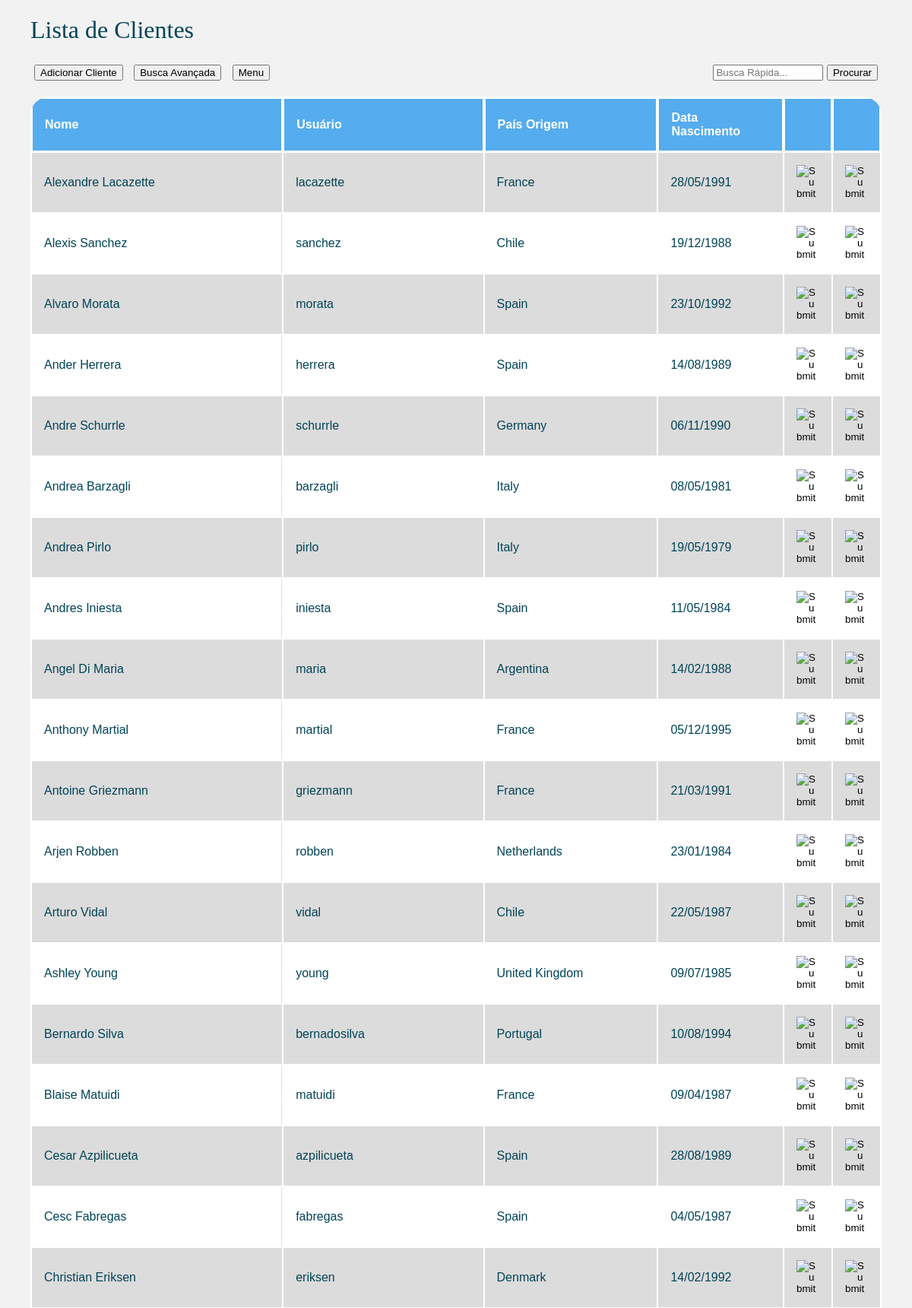
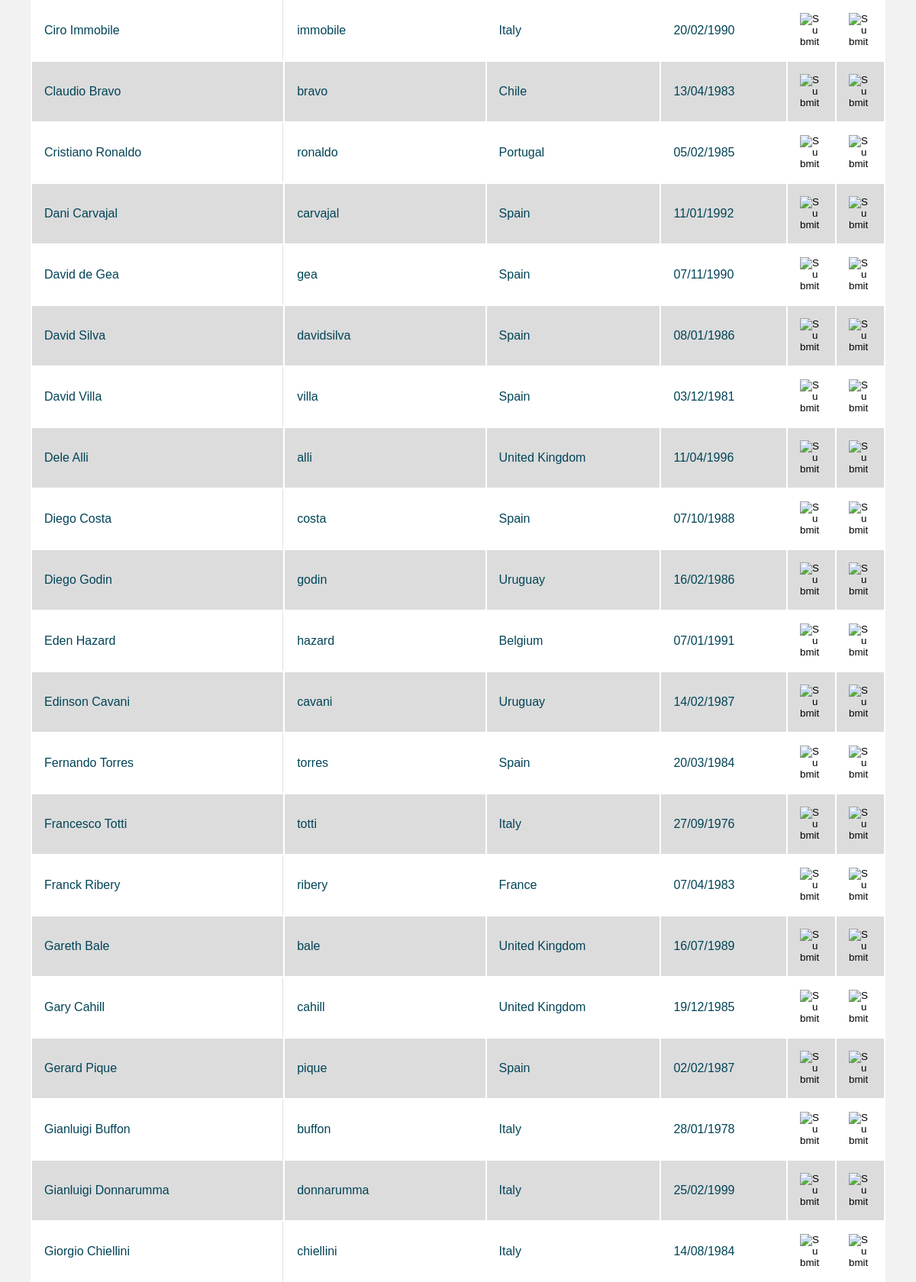
/CRUD_PHP/pages/clientes.php (upper part), run on the app's committed database (2 pictures, top to bottom).
### tables this page shows
CREATE TABLE clientes (
	nome_completo VARCHAR(255) NOT NULL,
	pais VARCHAR(255) NOT NULL,
	data_nasc DATE NOT NULL,
	usuario_id INT NOT NULL,

	FOREIGN KEY (usuario_id) REFERENCES usuarios(usuario_id)
);

CREATE TABLE usuarios (
	usuario_id INT PRIMARY KEY AUTO_INCREMENT,
	username VARCHAR(255) NOT NULL UNIQUE,
	senha VARCHAR(12) NOT NULL,
	tipo INT NOT NULL
);

### CRUD_PHP/metodo/cliente/conectar-cliente.php (called while the page is built, shortened)
<?php
	function abrirBanco(){
		$conexao = new mysqli("localhost","admin","admin_turismo","turismo");
		return $conexao;
	}
	function selectAllClientes(){
		$banco = abrirBanco();
		$sql = "SELECT clientes.usuario_id,clientes.nome_completo,clientes.pais,clientes.data_nasc,usuarios.username FROM clientes"
			   . " INNER JOIN usuarios ON clientes.usuario_id = usuarios.usuario_id order by clientes.nome_completo";
		$resultado = $banco->query($sql);
		while ($row = mysqli_fetch_array($resultado)) {
			$grupo[] = $row;
		}
		return $grupo;
	}

### CRUD_PHP/pages/clientes.php (the view, shortened to what this page needs)
<!DOCTYPE html>
<?php
  include ("../metodo/cliente/conectar-cliente.php");
  $grupo = selectAllClientes();
?>
<head>
  <link rel="stylesheet" type="text/css" href="../css/style2.css">
</head>
<header>
    <h1>Lista de Clientes</h1>
</header>
<body>
  <div>
    <div class="box">
      <form name="inserir-cliente" action="../metodo/cliente/inserir-cliente.php" method="POST">
        <input type="submit" value="Adicionar Cliente" name="inserir-cliente" />
     </form>
    </div>
    <div class="box">
     <form name="busca-avancada-cliente" action="../metodo/cliente/busca-avancada-cliente.php" method="POST">
        <input type="submit" value="Busca Avançada" />
     </form>
    </div>
    <div class="box">
     <form name="voltar" action="../">
        <input type="submit" value="Menu" />
     </form>
    </div>
    <div class="box" style="float: right;">
      <form name="pesquisar-cliente" action="../metodo/cliente/pesquisar-cliente.php" method="POST">
        <input type="text" name="pesquisar-cliente" maxlength="20" size="15" placeholder="Busca Rápida...">
        <button type="submit" class="btn btn-primary">Procurar</button>
      </form>
    </div>
  </div>
  <table class="responstable">
    <thead>
      <tr>
        <th width="400">Nome</th>
        <th width="300">Usuário</th>
    		<th width="250">País Origem</th>
    		<th width="150">Data Nascimento</th>
    		<th width="8"></th>
    		<th width="8"></th>
      </tr>
    </thead>
    <tbody>
      <?php
      foreach ($grupo as $clientes) { ?>
        <tr>
          <td><?=$clientes["nome_completo"]?></td>
          <td><?=$clientes["username"]?></td>
          <td><?=$clientes["pais"]?></td>
          <td><?=formatoData($clientes["data_nasc"])?></td>
          <td>
            <form name="alterar-cliente" action="../metodo/cliente/alterar-cliente.php" method="POST">
              <input type="image" width="30" src="../imgs/i-editar.png">
            </form>
          </td>
          <td>
            <form name="excluir-cliente" action="../metodo/cliente/conectar-cliente.php" method="POST">
              <input type="image" width="30" src="../imgs/i-excluir.png">
            </form>
          </td>
        </tr>
      <?php
      } ?>
    </tbody>
  </table>
  <?php
    function formatoData($data) {
      $array = explode("-", $data);
      $novaData = $array[2]."/".$array[1]."/".$array[0];
      return $novaData;
    }
  ?>
</body>
</html>

### CRUD_PHP/css/style2.css (style rules this page uses)
.responstable { margin: 1em 0; width: 100%; overflow: hidden; background: #FFF; color: #024457; border-radius: 25px; }
.responstable tr { border: 1px solid #D9E4E6; }
.responstable tr:nth-child(odd) { background-color: #DCDCDC; }
.responstable th { display: none; border: 1px solid #FFF; background-color: #55acee; color: #FFF; padding: 1em; }
.responstable th:first-child { display: table-cell; }
.responstable th:nth-child(2) { display: table-cell; }
.responstable th:nth-child(2):after { content: attr(data-th); }
@media (min-width: 480px) { .responstable th:nth-child(2):after { display: none; } }
.responstable td { display: block; word-wrap: break-word; max-width: 7em; }
.responstable td:first-child { display: table-cell; //text-align: center; border-right: 1px solid #D9E4E6; }
.responstable th, .responstable td { text-align: left; margin: .5em 1em; }
@media (min-width: 480px) { .responstable th, .responstable td { display: table-cell; padding: 1em; } }
body { padding: 0 2em; font-family: Arial, sans-serif; color: #024457; background: #f2f2f2; }
h1 { font-family: Verdana; font-weight: normal; color: #024457; }
.box { display: inline-block; margin: 5px 5px; }

### data on the page
clientes: nome_completo "Alexandre Lacazette", usuario.username "lacazette", pais "France", data_nasc "28/05/1991"
clientes: nome_completo "Alexis Sanchez", usuario.username "sanchez", pais "Chile", data_nasc "19/12/1988"
clientes: nome_completo "Alvaro Morata", usuario.username "morata", pais "Spain", data_nasc "23/10/1992"
clientes: nome_completo "Ander Herrera", usuario.username "herrera", pais "Spain", data_nasc "14/08/1989"
clientes: nome_completo "Andre Schurrle", usuario.username "schurrle", pais "Germany", data_nasc "06/11/1990"
clientes: nome_completo "Andrea Barzagli", usuario.username "barzagli", pais "Italy", data_nasc "08/05/1981"
clientes: nome_completo "Andrea Pirlo", usuario.username "pirlo", pais "Italy", data_nasc "19/05/1979"
clientes: nome_completo "Andres Iniesta", usuario.username "iniesta", pais "Spain", data_nasc "11/05/1984"
clientes: nome_completo "Angel Di Maria", usuario.username "maria", pais "Argentina", data_nasc "14/02/1988"
clientes: nome_completo "Anthony Martial", usuario.username "martial", pais "France", data_nasc "05/12/1995"
clientes: nome_completo "Antoine Griezmann", usuario.username "griezmann", pais "France", data_nasc "21/03/1991"
clientes: nome_completo "Arjen Robben", usuario.username "robben", pais "Netherlands", data_nasc "23/01/1984"
clientes: nome_completo "Arturo Vidal", usuario.username "vidal", pais "Chile", data_nasc "22/05/1987"
clientes: nome_completo "Ashley Young", usuario.username "young", pais "United Kingdom", data_nasc "09/07/1985"
clientes: nome_completo "Bernardo Silva", usuario.username "bernadosilva", pais "Portugal", data_nasc "10/08/1994"
clientes: nome_completo "Blaise Matuidi", usuario.username "matuidi", pais "France", data_nasc "09/04/1987"
clientes: nome_completo "Cesar Azpilicueta", usuario.username "azpilicueta", pais "Spain", data_nasc "28/08/1989"
clientes: nome_completo "Cesc Fabregas", usuario.username "fabregas", pais "Spain", data_nasc "04/05/1987"
clientes: nome_completo "Christian Eriksen", usuario.username "eriksen", pais "Denmark", data_nasc "14/02/1992"
clientes: nome_completo "Ciro Immobile", usuario.username "immobile", pais "Italy", data_nasc "20/02/1990"
clientes: nome_completo "Claudio Bravo", usuario.username "bravo", pais "Chile", data_nasc "13/04/1983"
clientes: nome_completo "Cristiano Ronaldo", usuario.username "ronaldo", pais "Portugal", data_nasc "05/02/1985"
clientes: nome_completo "Dani Carvajal", usuario.username "carvajal", pais "Spain", data_nasc "11/01/1992"
clientes: nome_completo "David de Gea", usuario.username "gea", pais "Spain", data_nasc "07/11/1990"
clientes: nome_completo "David Silva", usuario.username "davidsilva", pais "Spain", data_nasc "08/01/1986"
clientes: nome_completo "David Villa", usuario.username "villa", pais "Spain", data_nasc "03/12/1981"
clientes: nome_completo "Dele Alli", usuario.username "alli", pais "United Kingdom", data_nasc "11/04/1996"
clientes: nome_completo "Diego Costa", usuario.username "costa", pais "Spain", data_nasc "07/10/1988"
clientes: nome_completo "Diego Godin", usuario.username "godin", pais "Uruguay", data_nasc "16/02/1986"
clientes: nome_completo "Eden Hazard", usuario.username "hazard", pais "Belgium", data_nasc "07/01/1991"
clientes: nome_completo "Edinson Cavani", usuario.username "cavani", pais "Uruguay", data_nasc "14/02/1987"
clientes: nome_completo "Fernando Torres", usuario.username "torres", pais "Spain", data_nasc "20/03/1984"
clientes: nome_completo "Francesco Totti", usuario.username "totti", pais "Italy", data_nasc "27/09/1976"
clientes: nome_completo "Franck Ribery", usuario.username "ribery", pais "France", data_nasc "07/04/1983"
clientes: nome_completo "Gareth Bale", usuario.username "bale", pais "United Kingdom", data_nasc "16/07/1989"
clientes: nome_completo "Gary Cahill", usuario.username "cahill", pais "United Kingdom", data_nasc "19/12/1985"
clientes: nome_completo "Gerard Pique", usuario.username "pique", pais "Spain", data_nasc "02/02/1987"
clientes: nome_completo "Gianluigi Buffon", usuario.username "buffon", pais "Italy", data_nasc "28/01/1978"
clientes: nome_completo "Gianluigi Donnarumma", usuario.username "donnarumma", pais "Italy", data_nasc "25/02/1999"
clientes: nome_completo "Giorgio Chiellini", usuario.username "chiellini", pais "Italy", data_nasc "14/08/1984"
